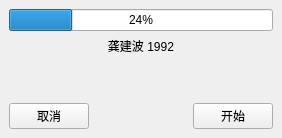
<?xml version="1.0" encoding="UTF-8"?>
<ui version="4.0">
 <class>MainWindow</class>
 <widget class="QMainWindow" name="MainWindow">
  <property name="geometry">
   <rect>
    <x>0</x>
    <y>0</y>
    <width>282</width>
    <height>138</height>
   </rect>
  </property>
  <property name="windowTitle">
   <string>龚建波 1992</string>
  </property>
  <widget class="QWidget" name="centralwidget">
   <layout class="QVBoxLayout" name="verticalLayout">
    <item>
     <widget class="QProgressBar" name="progressBar">
      <property name="value">
       <number>24</number>
      </property>
     </widget>
    </item>
    <item>
     <widget class="QLabel" name="label">
      <property name="text">
       <string>龚建波 1992</string>
      </property>
      <property name="alignment">
       <set>Qt::AlignCenter</set>
      </property>
     </widget>
    </item>
    <item>
     <spacer name="verticalSpacer">
      <property name="orientation">
       <enum>Qt::Vertical</enum>
      </property>
      <property name="sizeHint" stdset="0">
       <size>
        <width>20</width>
        <height>42</height>
       </size>
      </property>
     </spacer>
    </item>
    <item>
     <layout class="QHBoxLayout" name="horizontalLayout">
      <item>
       <widget class="QPushButton" name="btnCancel">
        <property name="text">
         <string>取消</string>
        </property>
       </widget>
      </item>
      <item>
       <spacer name="horizontalSpacer">
        <property name="orientation">
         <enum>Qt::Horizontal</enum>
        </property>
        <property name="sizeHint" stdset="0">
         <size>
          <width>40</width>
          <height>20</height>
         </size>
        </property>
       </spacer>
      </item>
      <item>
       <widget class="QPushButton" name="btnStart">
        <property name="text">
         <string>开始</string>
        </property>
       </widget>
      </item>
     </layout>
    </item>
   </layout>
  </widget>
 </widget>
 <resources/>
 <connections/>
</ui>
